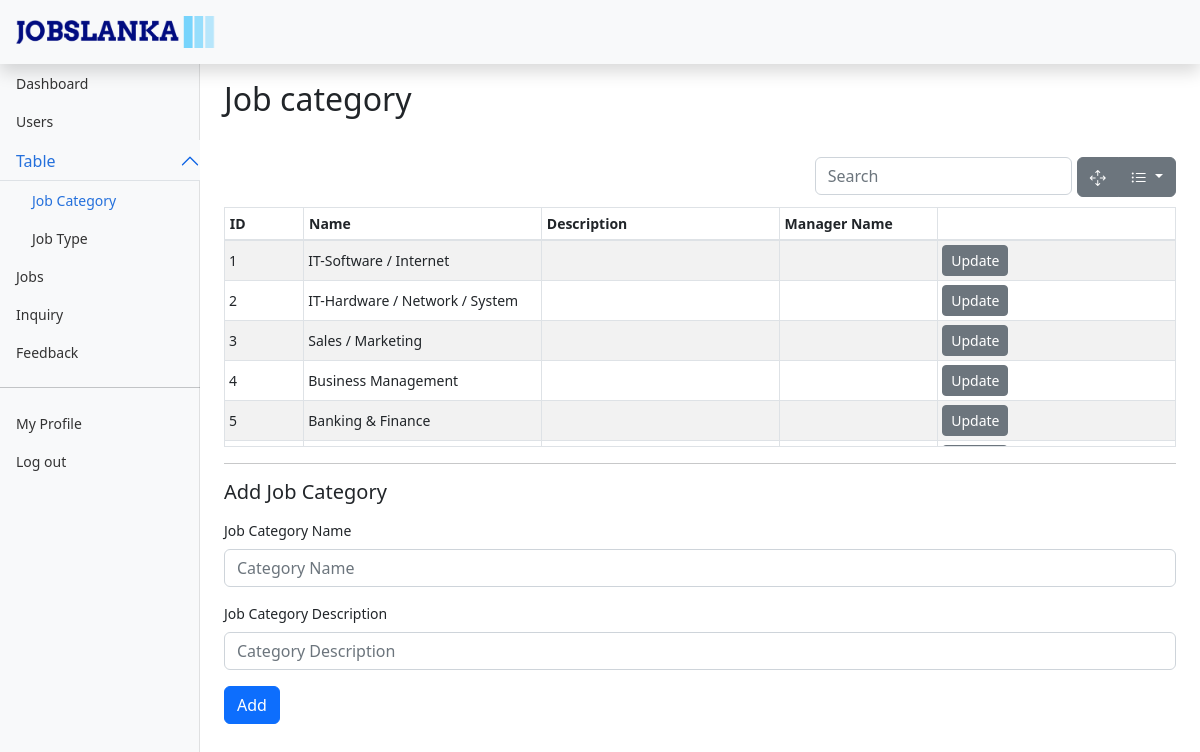
The app's page /Admin/newTemp.php, older data.
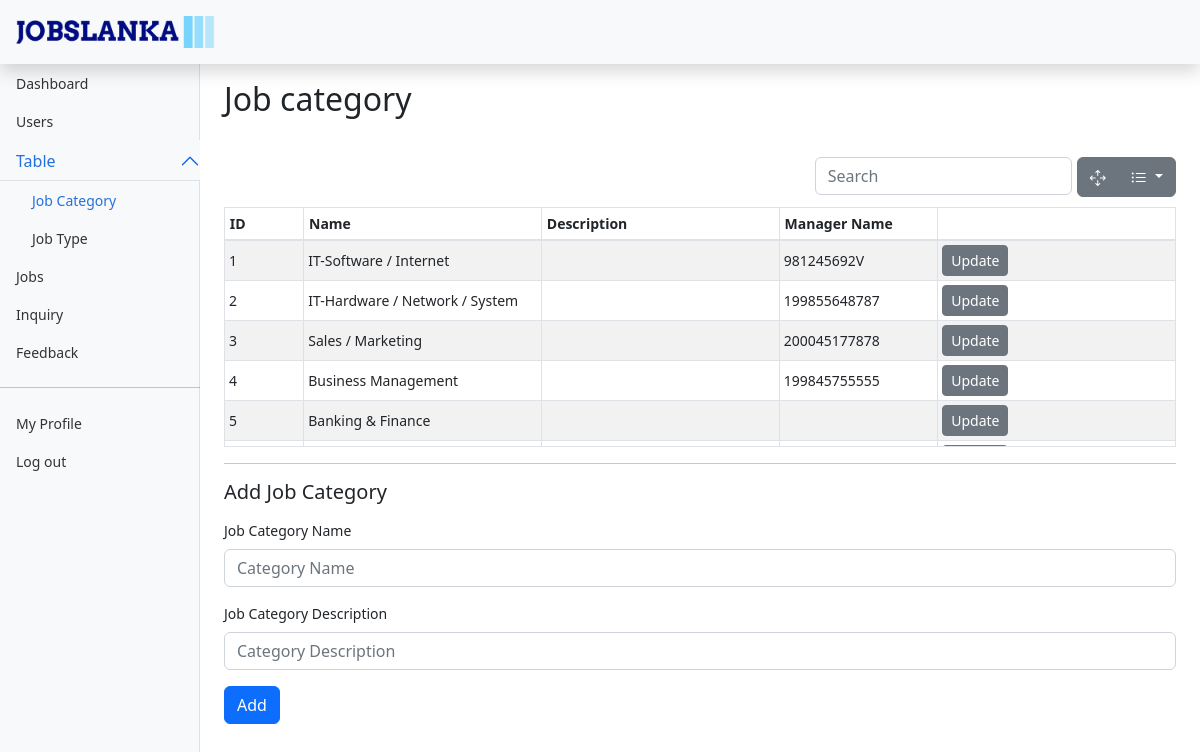
The same page, newer data.
### tables this page shows
CREATE TABLE `job_category` (
  `id` int(11) NOT NULL,
  `name` varchar(50) NOT NULL,
  `description` varchar(200) DEFAULT NULL,
  `manager_id` varchar(12) DEFAULT NULL,
  `isactive` int(11) NOT NULL
);

### Admin/newTemp.php (the view, shortened to what this page needs)
<?php require "../DBCon.php"; ?>
<!doctype html>
<html lang="en">
  <head>
    <link href="../assets/css/bootstrap.min.css" rel="stylesheet">
    <link href="..\assets\css\jobslanka.css" rel="stylesheet">
    <link href="..\assets\css\dashboard.css" rel="stylesheet">
    <link href="..\assets\css\bootstrap-table.min.css" rel="stylesheet">
    <link href="..\assets\css\bootstrap-table-sticky-header.css" rel="stylesheet">
    <link rel="stylesheet" href="https://cdn.jsdelivr.net/npm/bootstrap-icons@1.7.2/font/bootstrap-icons.css">
</head>
<body>
<header class="navbar navbar-dark sticky-top bg-light flex-md-nowrap p-0 shadow">
  <a href="..\index.php" class="d-flex align-items-center mb-3 mb-md-0 pv-3 px-3 me-md-auto link-dark text-decoration-none">
                  <img src="..\Images\logo_noBack.png"
                    style="width: 200px;"  class="pb-3 py-3" alt="logo">
        </a>
</header>
<div class="container-fluid">
  <div class="row">
    <nav id="sidebarMenu" class="col-md-3 col-lg-2 d-md-block bg-light sidebar collapse">
      <div class="position-sticky pt-3 sidebar-sticky">
        <ul class="nav flex-column">
          <li class="nav-item">
            <a class="nav-link " aria-current="page" href="#">
              Dashboard
            </a>
          </li>
          <li class="nav-item">
            <a class="nav-link" href="#">
              Users
            </a>
          </li>
          <li class="nav-item">
          <div class="accordion"id="ac1" >
            <div class="">
                  <button class="accordion-button py-0 px-0 bg-light" type="button" data-bs-toggle="collapse" data-bs-target="#collapseOne"
                      aria-expanded="true" aria-controls="collapseOne">
                      <a class="nav-link active" href="#">
                        Table
                      </a>
                  </button>
              <div id="collapseOne" class="accordion-collapse collapse show" data-bs-parent="#ac1">
                  <div class=" py-0 px-3">
                      <ul class="nav flex-column">
                        <li class="nav-item">
                          <a class="nav-link active" href="jobCategory.php">
                            Job Category
                          </a>
                        </li>
                        <li class="nav-item">
                          <a class="nav-link" href="#">
                            Job Type
                          </a>
                        </li>
                      </ul>
                  </div>
              </div>
            </div>
          </div>
          </li>
          <li class="nav-item">
            <a class="nav-link" href="#">
              Jobs
            </a>
          </li>
          <li class="nav-item">
            <a class="nav-link" href="#">
              Inquiry
            </a>
          </li>
          <li class="nav-item">
            <a class="nav-link" href="#">
              Feedback
            </a>
          </li>
          <hr/>
          <li class="nav-item">
            <a class="nav-link" href="#">
              My Profile
            </a>
          </li>
          <li class="nav-item">
            <a class="nav-link" href="#">
              Log out
            </a>
          </li>
        </ul>
      </div>
    </nav>
    <main class="col-md-9 ms-sm-auto col-lg-10 px-md-4">
    <h1 class="h2 mt-3">Job category</h1></br>
    <div class="row">
        <div class="table-responsive" >
            <table class="table table-striped table-sm " data-show-columns="true" data-height="300" id="jCat">
              <thead >
                <tr>
                  <th scope="col" class="col-1 ">ID</th>
                  <th scope="col" class="col-3 ">Name</th>
                  <th scope="col" class="col-3 ">Description</th>
                  <th scope="col" class="col-2 ">Manager Name</th>
                </tr>
              </thead>
              <tbody>
                <?php
                $sql= "select * from job_category";
                $result = mysqli_query($con,$sql);
                while($row=mysqli_fetch_assoc($result)){
                    ?>
                <tr>
                  <td><?php echo $row['id']; ?></td>
                  <td><?php echo $row['name']; ?></td>
                  <td><?php echo $row['description']; ?></td>
                  <td><?php echo $row['manager_id']; ?></td>
                  <td><input type="button" value="Update" class="btn btn-secondary btn-sm"/></td>
                </tr>
                <?php }
                ?>
              </tbody>
            </table>
          </div>
    </div>
    <hr>
    <h5 class="mb-3">Add Job Category</h5>
    <div class="row">
    <form method="POST" action="" class="needs-validation" novalidate>
    <div class="col-12 mb-3">
              <label  class="form-label">Job Category Name</label>
              <input type="text" class="form-control" id="name" placeholder="Category Name" value="" required>
    </div>
    <div class="col-12 mb-3">
              <label  class="form-label">Job Category Description</label>
              <input type="text" class="form-control" id="description" placeholder="Category Description" value="" required>
    </div>
    <div class="row ">
        <div class="col-12 mb-3">
            <input class=" btn btn-primary btn-md" type="submit" value="Add">
        </div>
    </div>
    </form>
    </div>
    </main>
  </div>
  </div>
  </body>
</html>

### assets/css/dashboard.css (style rules this page uses)
body { font-size: .875rem; }
.sidebar { position: fixed; top: 0; bottom: 0; left: 0; z-index: 100; padding: 48px 0 0; box-shadow: inset -1px 0 0 rgba(0, 0, 0, .1); }
.sidebar-sticky { height: calc(100vh - 48px); overflow-x: hidden; overflow-y: auto; }
.sidebar .nav-link { font-weight: 500; color: #333; }
.sidebar .nav-link.active { color: #2470dc; }

Row changes from the older to the newer data that the page shows:
changed job_category "IT-Software / Internet": manager (not shown) → "981245692V"
changed job_category "IT-Hardware / Network / System": manager (not shown) → "199855648787"
changed job_category "Sales / Marketing": manager (not shown) → "200045177878"
changed job_category "Business Management": manager (not shown) → "199845755555"
